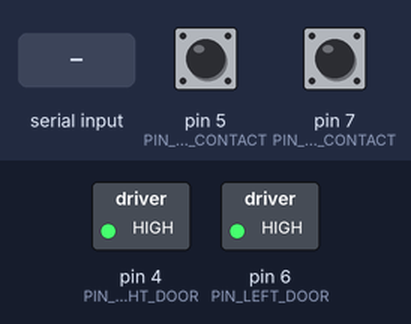
The sketch below on a simulated Arduino Uno, built with avr-gcc and run on an emulated ATmega328P. Shown: switched loads named in the sketch (green lamp = pin HIGH). Inputs (shaded band) come from the test bench; at power-on: pin 5 (PIN_RIGHT_DOOR_CONTACT) HIGH, pin 7 (PIN_LEFT_DOOR_CONTACT) HIGH. What the sketch prints to the serial monitor is not drawn.

Above: at 1.2 s.
1.3 s: byte 30 received over Serial
At 2.1 s:
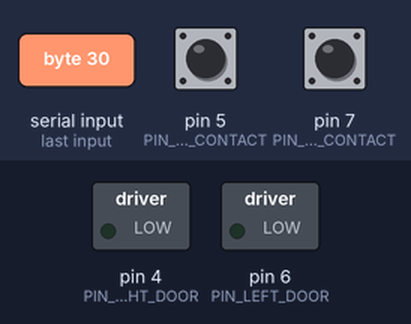
3.8 s: byte 120 received over Serial
At 4.6 s:
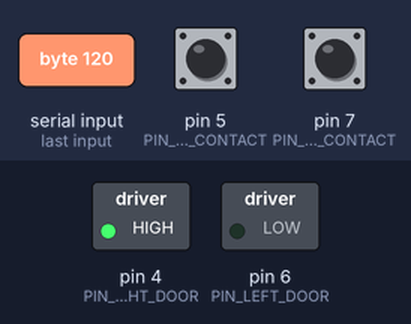
6.3 s: byte 90 received over Serial
At 7.8 s:
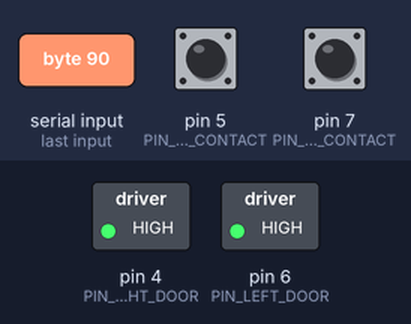
Timing chart, 0 to 9.3 s (numbered marks = the images above; inputs shaded):
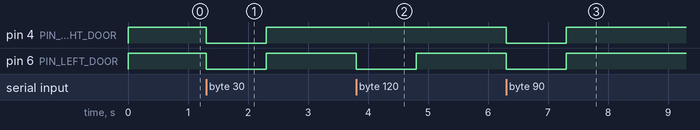

Measured:
- after the input at 1.3 s, pin 4 (PIN_RIGHT_DOOR), pin 6 (PIN_LEFT_DOOR): HIGH → LOW at once, → HIGH 1.0 s later
- after the input at 3.8 s, pin 6 (PIN_LEFT_DOOR): HIGH → LOW at once, → HIGH 1.0 s later
- after the input at 6.3 s, pin 4 (PIN_RIGHT_DOOR), pin 6 (PIN_LEFT_DOOR): HIGH → LOW at once, → HIGH 1.0 s later

The sketch:

gate_controller.ino
```cpp
#include "gate_protocol.h"

#define SERIAL_BPS_RATE         9600
#define UNSIGNED_LONG_INT_MAX   (2^32 - 1)

/*
 * DIGITAL PINs association definitions
 */
#define PIN_RIGHT_DOOR          4
#define PIN_RIGHT_DOOR_CONTACT  5
#define PIN_LEFT_DOOR           6
#define PIN_LEFT_DOOR_CONTACT   7

#define GATE_ACTIONATE_TIME_MS      1000
#define GATE_STATE_MIN_DURATION_MS  100

enum door_state {
  DOOR_STATE_OPEN =     LOW,
  DOOR_STATE_CLOSED =   HIGH,
};

enum door_action {
  NONE = 0,
  TRIGGER = 1,
};

struct door_desc {
  const int         pin;
  const int         contact_pin;
  bool              initialized;
  enum door_state   state;
  enum door_state   new_state;
  bool              state_changing;
  unsigned long int state_changed_on;
  enum door_action  action;
  unsigned long int action_started_on;
  int               sensor_bit;
  int               actuator_bit;
};

struct door_desc doors[] = {
  {
    PIN_RIGHT_DOOR,  PIN_RIGHT_DOOR_CONTACT, false,
    DOOR_STATE_CLOSED, DOOR_STATE_CLOSED, false, 0ul,
    NONE, 0ul,
    GWP_GATE_LEFT_SENSOR, GWP_GATE_LEFT_ACTUATOR
  },
  {
    PIN_LEFT_DOOR, PIN_LEFT_DOOR_CONTACT, false,
    DOOR_STATE_CLOSED, DOOR_STATE_CLOSED, false, 0ul,
    NONE, 0ul,
    GWP_GATE_RIGHT_SENSOR, GWP_GATE_RIGHT_ACTUATOR
  },
};

/*
 * This function computes a duration, while trying to take into account the fact
 * that the millis() function provides the number of ms since the start of program
 * into 32bits, and will thus overflow (wrap around through 0) about every 50 days.
 *
 * As such, thus function cannot be used to compute a duration longer than ~40 days
 * (safety margin), and should be used accordingly.
 */
unsigned long int durationSince(unsigned long int origin_ms) {
  unsigned long int cur = millis();
  unsigned long int duration = 0ul;
  // Handle the overflow around every 50days (Documented in Arduino reference)
  if (cur < origin_ms)
    duration = UNSIGNED_LONG_INT_MAX - origin_ms + cur;
  else
    duration = cur - origin_ms;
  return duration;
}

/*
 * Utility function to map an enum door_state
 * to a bit value in the Serial protocol
 */
int sensor_to_bit(enum door_state state) {
  const int bits[] = {
    [DOOR_STATE_OPEN]   = 1,
    [DOOR_STATE_CLOSED] = 0,
  };
  return bits[state];
}

/*
 * Utility function to map an enum door_action
 * to a bit value in the Serial protocol
 */
int actuator_to_bit(enum door_action action) {
  const int bits[] = {
    [NONE] = 0,
    [TRIGGER] = 1,
  };
  return bits[action];
}

/*
 * Iterate on the doors, and set the bits requested by the request
 * input byte into a byte originally set to 0.
 * The byte computed this way is then sent over the Serial
 * communication channel.
 */
void notify_state(uint8_t request) {
  uint8_t data = 0;
  for (int i=0; i < sizeof(doors)/sizeof(*doors) ; i++) {
    if (bitRead(request, doors[i].sensor_bit))
      data = SET_BIT(data, doors[i].sensor_bit, sensor_to_bit(doors[i].state));
    if (bitRead(request, doors[i].actuator_bit))
      data = SET_BIT(data, doors[i].actuator_bit, actuator_to_bit(doors[i].action));
  }
  Serial.write(data);
}

/*
 * Simulate a button pushed for PUSH_TIME_MS milliseconds,
 * that sends power through the Door's motors.
 */
void doorStartActionate(struct door_desc *door) {
  digitalWrite(door->pin, LOW);
  door->action = TRIGGER;
  door->action_started_on = millis();
}

/*
 * Checks whether enough time passed to stop "pushing" the button
 * to change the Gate's door state (trigger opening/closing)
 */
bool doorEndActionate(struct door_desc *door) {
  if (door->action != NONE
      && durationSince(door->action_started_on) >= GATE_ACTIONATE_TIME_MS) {
    digitalWrite(door->pin, HIGH);
    door->action = NONE;
    /*
     * Stopped the activation of the actuator
     * -> Notify state change to R-Pi
     */
    notify_state(0xF);
  }
}

/*
 * Convert the boolean returned by digitalRead into the door_state enum
 */
enum door_state toDoorState(bool value) {
  const enum door_state states[] = {
    // Current pulled to ground -> circuit is "closed", so is the door
    [LOW] = DOOR_STATE_CLOSED,
    // Current not pulled to ground -> circuit is "open"; so is the door
    [HIGH] = DOOR_STATE_OPEN,
  };
  return states[value];
}

/*
 * Get the door's state, update it, and send a message on
 * the communication channel if the state changed since the
 * last call of this function
 */
void doorRefreshState(struct door_desc *door) {
  enum door_state new_state = toDoorState(digitalRead(door->contact_pin));

  /*
   * If a state change was just observed, start the state-change watching mechanism.
   * This aims to ensure that the new state is stable enough to communicate this
   * information to the R-Pi
   */
  if (door->initialized && new_state != door->state) {
    door->state_changing = true;
    door->state_changed_on = millis();
    door->new_state = new_state;
  }

  /*
   * Handle the state-change watching mechanism.
   * This requires two actions:
   * 1. Maintain the measurement of how long the state was stable. This relies on
   *    the durationSince function.
   * 2. Stop the state-change watching mechanism and Send a notification to R-Pi
   *    if the state has been stable for long enough
   *
   *
   * The state-change watching mechanism is necessary for the following reason:
   *   When opening slowly, the Reed Switches tend to become flaky around the
   *   magnetic field's limit of effectiveness. Due to this, they quickly alternate
   *   between open and closed, making us uncertain of the actual state. As such,
   *   let's ensure that any one state must remain for more than a hard-coded length
   *   of time before being taken into account for our door logic.
   */
  if (door->state_changing) {
    /*
     * Send a notification to R-pi only when the door changed state for long enough
     * for the information to be trustworthy.
     *
     * This accounts for the state to have changed more than
     * GATE_STATE_MIN_DURATION_MS milliseconds.
     */
    if (durationSince(door->state_changed_on) > GATE_STATE_MIN_DURATION_MS) {
      door->state_changing = false;
      door->state = door->new_state;

      /*
       * Send state change notification to R-Pi
       */
      notify_state(0xF);
    }
  }
}

/*
 * Setup a door's internal state:
 *  - Define the right mode for each pin
 *  - Define the default status of the output pin
 *  - Get the initial door state
 *  - Set the initialized flag for the door
 */
void doorSetup(struct door_desc *door) {
  pinMode(door->pin, OUTPUT);
  digitalWrite(door->pin, HIGH);
  pinMode(door->contact_pin, INPUT_PULLUP);
  digitalWrite(door->contact_pin, HIGH);

  doorRefreshState(door);
  door->initialized = true;
}

/*
 * Initialize the state of all doors,
 * and setup the communication channel.
 *
 * This function is only called once at the startup
 * of the Arduino board
 */
void setup() {
  /*
   * Setup communication channel with RPi
   */
  Serial.begin(SERIAL_BPS_RATE);

  /*
   * Initialize and retrieve the initial state of the doors
   */
  for (int i=0; i < sizeof(doors)/sizeof(*doors) ; ++i) {
    doorSetup(&doors[i]);
  }
}

/*
 * Refresh the door's states, and push state changes
 * to the controller RPi.
 *
 * This function is repeatedly excecuted by the core
 * of the Arduino board.
 */
void loop() {
  for (int i=0; i < sizeof(doors)/sizeof(*doors) ; ++i) {
    doorRefreshState(&doors[i]);
    doorEndActionate(&doors[i]);
  }
}

/*
 * Listen for the serial Events, as requests shall come through this channel.
 */
void serialEvent() {
  while (Serial.available()) {
    uint8_t request = (uint8_t)Serial.read();
    // First, activate any requested actuator supported
    for (int i=0; i < sizeof(doors)/sizeof(*doors) ; ++i) {
      if (GET_BIT(request, doors[i].actuator_bit)) {
        doorStartActionate(&doors[i]);
      }
    }
    // Finally, notify of the current state
    notify_state(0xF);
  }
}
```

gate_protocol.h
```cpp
enum gwp_bits {
	GWP_GATE_LEFT_SENSOR	  = 0,
	GWP_GATE_LEFT_ACTUATOR	= 1,
	GWP_GATE_RIGHT_SENSOR	  = 2,
	GWP_GATE_RIGHT_ACTUATOR	= 3,
	GWP_GARAGE_SENSOR		    = 4,
	GWP_GARAGE_ACTUATOR		  = 5,
	GWP_GUEST_SENSOR		    = 6,
	GWP_GUEST_ACTUATOR		  = 7,
};

enum sensor_state {
	SENSOR_CLOSED	=	0,
	SENSOR_OPEN	=	1,
};

enum actuator_state {
	ACTUATOR_INACTIVE	=	0,
	ACTUATOR_ACTIVE		=	1,
};

#define SET_BIT(byte, bit, value) ((byte & ~(1U << bit)) | (value << bit))
#define GET_BIT(byte, bit) (byte & (1u << bit))
```
